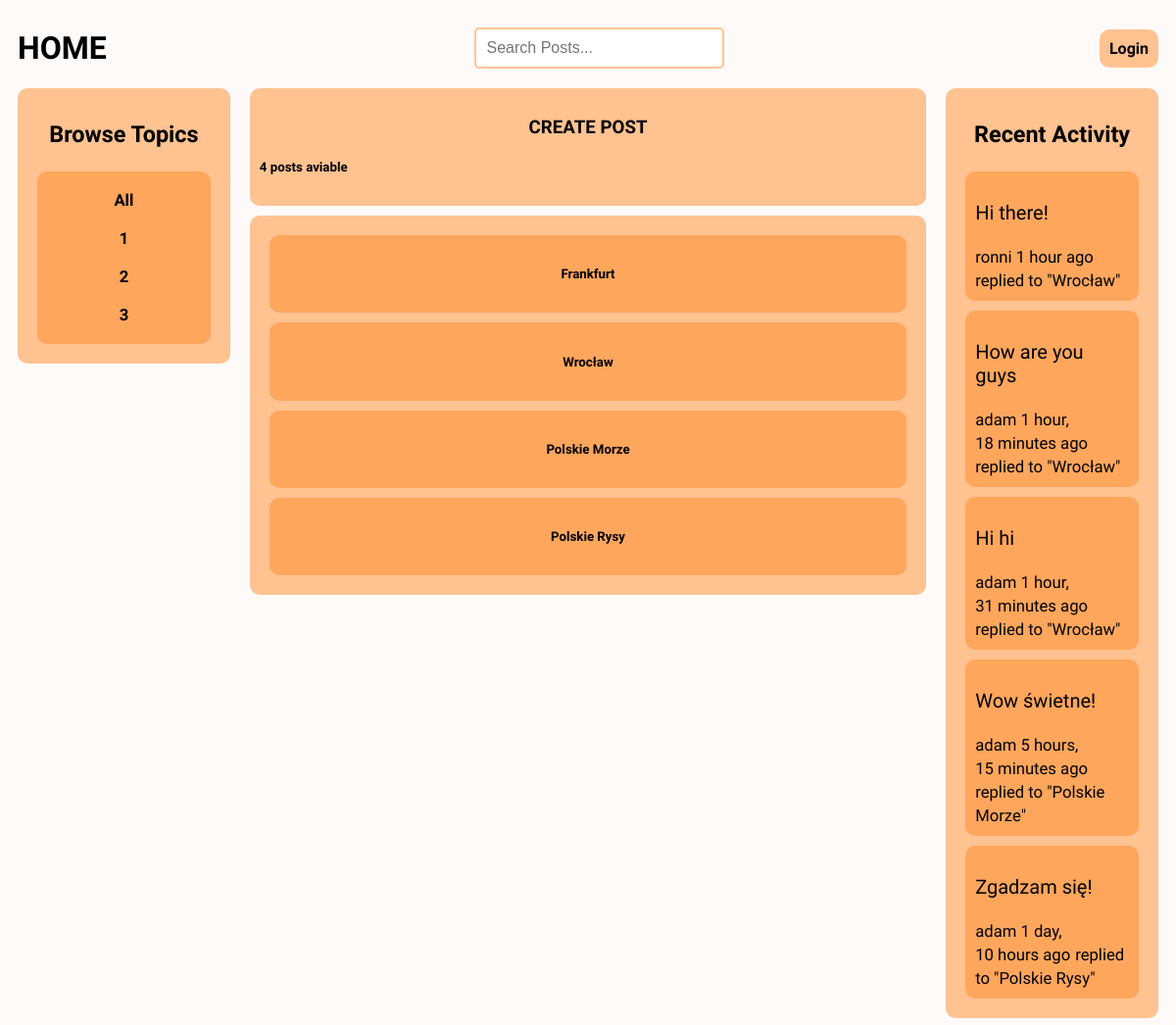
The page / on the database its author committed.
### base/models.py (models this page shows, shortened)
class Topic(models.Model):
    name = models.CharField(max_length=100)

class Post(models.Model):
    host = models.ForeignKey(User, on_delete=models.SET_NULL, null=True)
    topic = models.ForeignKey(Topic, on_delete=models.SET_NULL, null=True)
    title = models.CharField(max_length=100)
    date_created = models.DateTimeField(auto_now_add=True)
    localisation = models.CharField(max_length=100)
    description = models.TextField(null=True, blank=True)
    participants = models.ManyToManyField(User, related_name='participants', blank=True)
    rate = models.IntegerField()
    image = models.ImageField(upload_to='images/', blank=True)
    class Meta:
        ordering = ['-date_created']
    def __str__(self):
        return self.title

class Comment(models.Model):
    user = models.ForeignKey(User, on_delete=models.CASCADE)
    post = models.ForeignKey(Post, on_delete=models.CASCADE)
    body = models.TextField()
    date_created = models.DateTimeField(auto_now_add=True)
    class Meta:
        ordering = ['-date_created']
    def __str__(self):
        return self.body[0:25]

### base/views.py (the view)
# urls.py: path('', views.home, name='home'),
def home(request):
    q = request.GET.get('q') if request.GET.get('q') != None else ''
    posts = Post.objects.filter(
        Q(topic__name__icontains=q) |
        Q(title__icontains=q) |
        Q(localisation__icontains=q)
        )
    topics = Topic.objects.all()
    post_count = posts.count()
    post_comments = Comment.objects.filter(Q(post__topic__name__icontains=q))
    context = {'posts': posts, 'topics': topics, 'post_count': post_count, 'post_comments': post_comments}
    return render(request, 'base/home.html', context)

### base/templates/base/home.html
{% extends 'main.html' %}
{% block content %}
<div class="home-container">
    <div>
        {% include 'base/topics_component.html' %}
    </div>
    <div>
        {% include 'base/info_component.html' %}
        {% include 'base/feed_component.html' %}
    </div>
    <div>
        {% include 'base/activity_component.html' %}
    </div>
</div>
{% endblock %}

### base/templates/base/topics_component.html
<div class="browse-topic-container">
    <h3 class="browse-title-container">Browse Topics</h3>
    <div class="browse-topic-container-topics">
        <div>
            <h5><a href="{% url 'home' %}">All</a></h5>
        </div>
        {% for topic in topics %}
            <div class="browse-topic-name">
                <a href="{% url 'home' %}?q={{topic.name}}" class="browse-topic-name">
                    <h5>{{topic.name}}</h5>
                </a>
            </div>
        {% endfor %}
    </div>
</div>

### base/templates/base/feed_component.html (shortened to what this page needs)
<div class="feed-container">
    {% for post in posts %}
        <div class="post-feed-container" id="post_feed_container">
            <h5><a href="{% url 'post' post.id %}">{{post.title}}</a></h5>
        </div>
    {% endfor %}
</div>

### base/templates/base/activity_component.html (shortened to what this page needs)
<div class="activity-container">
    <h3>Recent Activity</h3>
    {% for comment in post_comments %}
        <div class="activity-container-comment">
            <p>{{comment}}</p>
            <small><a href="{% url 'user_profile' comment.user.username %}">{{comment.user}}</a> {{comment.date_created|timesince}} ago</small>
            <small>replied to "{{comment.post}}"</small>
        </div>
    {% endfor %}
</div>

### static/styles/main.css (style rules this page uses)
body { background-color: #FFFAFA; font-family: 'Source Sans 3', sans-serif; }
a { text-decoration: none; color: black; }
.home-container { display: grid; grid-template-columns: 1fr 3fr 1fr; }
.browse-topic-container { background-color: rgba(255, 139, 43, 0.5); margin-left: 10px; margin-right: 10px; border-radius: 10px; padding: 10px; font-size: 20px; }
.browse-topic-name { display: flex; justify-content: center; text-align: center; }
.browse-topic-container h3 { text-align: center; }
.browse-topic-container h5 { text-align: center; margin: 10px; }
.browse-topic-container-topics { background-color: rgba(255, 139, 43, 0.5); margin: 10px; border-radius: 10px; padding: 10px; }
.feed-container { background-color: rgba(255, 139, 43, 0.5); margin-left: 10px; margin-right: 10px; border-radius: 10px; padding: 10px; }
.post-feed-container { background-color: rgba(255, 139, 43, 0.5); margin-left: 10px; margin-right: 10px; border-radius: 10px; padding: 10px; margin: 10px; display: flex; flex-direction: column; align-items: center; }
.activity-container { background-color: rgba(255, 139, 43, 0.5); margin-right: 10px; margin-left: 10px; border-radius: 10px; padding: 10px; font-size: 20px; }
.activity-container h3 { text-align: center; }
.activity-container a { text-align: center; }
.activity-container-comment { background-color: rgba(255, 139, 43, 0.5); margin: 10px; border-radius: 10px; padding: 10px; }

### rows shown on the page
Topic: name "1"
Topic: name "2"
Topic: name "3"
Post: title "Frankfurt"
Post: title "Wrocław"
Post: title "Polskie Morze"
Post: title "Polskie Rysy"
Comment: body "Hi there!", user "ronni", date_created "1 hour", post "Wrocław"
Comment: body "How are you guys", user "adam", date_created "1 hour, 18 minutes", post "Wrocław"
Comment: body "Hi hi", user "adam", date_created "1 hour, 31 minutes", post "Wrocław"
Comment: body "Wow świetne!", user "adam", date_created "5 hours, 15 minutes", post "Polskie Morze"
Comment: body "Zgadzam się!", user "adam", date_created "1 day, 10 hours", post "Polskie Rysy"

### other values the page prints
{{ post_count }} "4"
